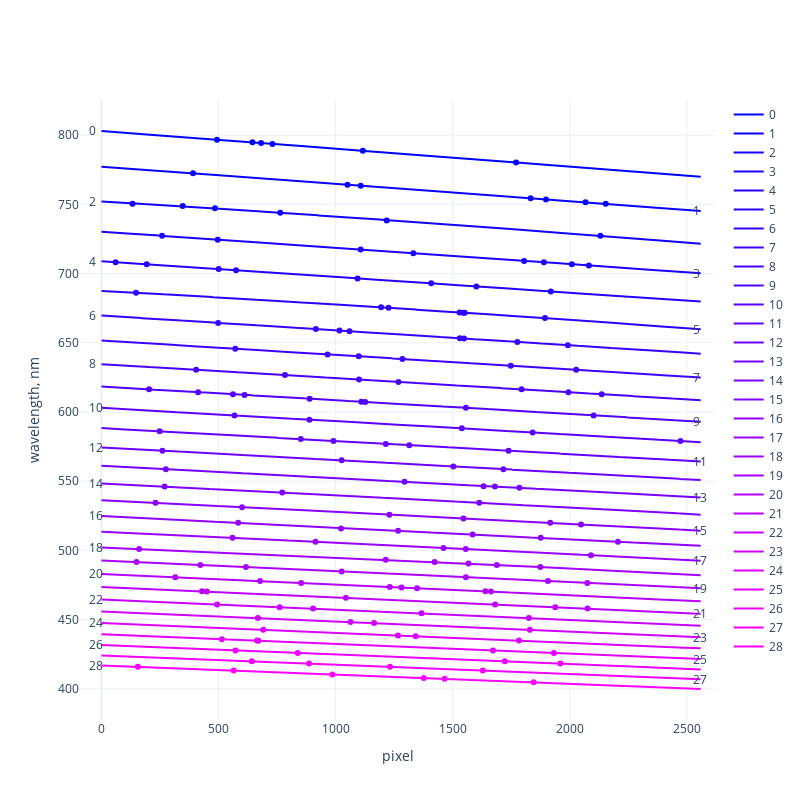

Notebook cell for this chart:
### Code cell
bpth = '../src/echelle_spectra/resources/calibration_files/'
fpth = bpth + 'Th_wavelength_CMOS_20240305.txt'
names = ['ord', 'from', 'to', 'center', 'wavelength', 'band']
wcal = pd.read_csv(fpth, sep='\t', comment='#', names=names)

ab = lambda x: 1 if x < 3 else 2

orders = range(29)
clrs = [
    f'rgb({rgb[0]}, {rgb[1]}, {rgb[2]})' 
    for rgb in np.linspace((0, 0, 255), (255, 0, 255), len(orders))
        ] 
wfits = {}
fig = go.Figure()

for j, nord in enumerate(orders):
    p = wcal[wcal['ord'] == nord]['center']
    w = wcal[wcal['ord'] == nord]['wavelength']
    f = np.poly1d(np.polyfit(p, w, ab(len(p))))
    wfits[nord] = f
    x = np.arange(cb.DIMW)
    
    fig.add_trace(go.Scatter(x=x, y=f(x), mode='lines', name=str(nord), line=dict(color=clrs[j])))
    fig.add_trace(go.Scatter(x=p, y=w, mode='markers', marker=dict(color=clrs[j]), showlegend=False))
    #fig.add_annotation(x=-0, y=f(0), text=str(nord), align='right', valign='middle')

    if j % 2 == 0:  # Alternate between left and right annotations
        x_coord = -20
        align = 'right'
        arrow_direction = 0    
    else:
        x_coord = cb.DIMW
        align = 'right'
        arrow_direction = 0        
    
    fig.add_annotation(
        x=x_coord, y=f(x_coord), text=str(nord),
        valign='middle',ay=arrow_direction,
        xanchor='left'
        )


fig.update_layout(
    xaxis_title='pixel',
    yaxis_title='wavelength, nm',
    template='plotly_white',
    height=800,  # Set height to 600 pixels
    width=800    # Set width to 800 pixels
)

# Show the figure
fig.show()

### Figure 1 — Plotly figure (JSON) as saved in the notebook; plotly's stock layout.template omitted (floating-point values rounded to 4 significant figures; data arrays with more than 128 entries replaced by an {"elided": "..."} marker saying what was removed)
{"data": [{"line": {"color": "rgb(0.0, 0.0, 255.0)"}, "mode": "lines", "name": "0", "type": "scatter", "x": {"elided": "2560 int values"}, "y": {"elided": "2560 float values"}}, {"marker": {"color": "rgb(0.0, 0.0, 255.0)"}, "mode": "markers", "showlegend": false, "type": "scatter", "x": [644.6, 681.8, 730.1, 1116.0, 493.4, 1771.0], "y": [794.8, 794.3, 793.7, 788.7, 796.7, 780.3]}, {"line": {"color": "rgb(9.107142857142856, 0.0, 255.0)"}, "mode": "lines", "name": "1", "type": "scatter", "x": {"elided": "2560 int values"}, "y": {"elided": "2560 float values"}}, {"marker": {"color": "rgb(9.107142857142856, 0.0, 255.0)"}, "mode": "markers", "showlegend": false, "type": "scatter", "x": [390.9, 1107.0, 1833.0, 1898.0, 2067.0, 2154.0, 1051.0], "y": [772.4, 763.5, 754.4, 753.6, 751.5, 750.4, 764.2]}, {"line": {"color": "rgb(18.21428571428571, 0.0, 255.0)"}, "mode": "lines", "name": "2", "type": "scatter", "x": {"elided": "2560 int values"}, "y": {"elided": "2560 float values"}}, {"marker": {"color": "rgb(18.21428571428571, 0.0, 255.0)"}, "mode": "markers", "showlegend": false, "type": "scatter", "x": [132.8, 346.9, 484.6, 763.4, 1218.0, 2131.0], "y": [750.4, 748.9, 747.2, 743.9, 738.4, 727.3]}, {"line": {"color": "rgb(27.32142857142857, 0.0, 255.0)"}, "mode": "lines", "name": "3", "type": "scatter", "x": {"elided": "2560 int values"}, "y": {"elided": "2560 float values"}}, {"marker": {"color": "rgb(27.32142857142857, 0.0, 255.0)"}, "mode": "markers", "showlegend": false, "type": "scatter", "x": [258.7, 496.4, 1107.0, 1332.0, 2009.0, 2081.0, 1805.0, 1889.0], "y": [727.3, 724.5, 717.4, 714.7, 706.7, 705.9, 709.2, 708.2]}, {"line": {"color": "rgb(36.42857142857142, 0.0, 255.0)"}, "mode": "lines", "name": "4", "type": "scatter", "x": {"elided": "2560 int values"}, "y": {"elided": "2560 float values"}}, {"marker": {"color": "rgb(36.42857142857142, 0.0, 255.0)"}, "mode": "markers", "showlegend": false, "type": "scatter", "x": [193.1, 500.5, 574.6, 1093.0, 1408.0, 1919.0, 60.04, 1601.0], "y": [706.7, 703.2, 702.4, 696.5, 692.9, 687.1, 708.2, 690.7]}, {"line": {"color": "rgb(45.535714285714285, 0.0, 255.0)"}, "mode": "lines", "name": "5", "type": "scatter", "x": {"elided": "2560 int values"}, "y": {"elided": "2560 float values"}}, {"marker": {"color": "rgb(45.535714285714285, 0.0, 255.0)"}, "mode": "markers", "showlegend": false, "type": "scatter", "x": [147.7, 1194.0, 1226.0, 1545.0, 1529.0, 1894.0, 1552.0], "y": [686.1, 675.6, 675.3, 671.7, 671.9, 667.8, 671.6]}, {"line": {"color": "rgb(54.64285714285714, 0.0, 255.0)"}, "mode": "lines", "name": "6", "type": "scatter", "x": {"elided": "2560 int values"}, "y": {"elided": "2560 float values"}}, {"marker": {"color": "rgb(54.64285714285714, 0.0, 255.0)"}, "mode": "markers", "showlegend": false, "type": "scatter", "x": [1776.0, 1530.0, 915.4, 1992.0, 1548.0, 1059.0, 1016.0, 498.1], "y": [650.7, 653.3, 659.9, 648.3, 653.1, 658.4, 658.9, 664.4]}, {"line": {"color": "rgb(63.75, 0.0, 255.0)"}, "mode": "lines", "name": "7", "type": "scatter", "x": {"elided": "2560 int values"}, "y": {"elided": "2560 float values"}}, {"marker": {"color": "rgb(63.75, 0.0, 255.0)"}, "mode": "markers", "showlegend": false, "type": "scatter", "x": [1098.0, 1285.0, 1748.0, 2027.0, 965.4, 571.3], "y": [640.2, 638.3, 633.4, 630.5, 641.6, 645.7]}, {"line": {"color": "rgb(72.85714285714285, 0.0, 255.0)"}, "mode": "lines", "name": "8", "type": "scatter", "x": {"elided": "2560 int values"}, "y": {"elided": "2560 float values"}}, {"marker": {"color": "rgb(72.85714285714285, 0.0, 255.0)"}, "mode": "markers", "showlegend": false, "type": "scatter", "x": [2136.0, 1994.0, 1794.0, 1268.0, 783.6, 404.4, 1100.0], "y": [612.8, 614.3, 616.4, 621.7, 626.6, 630.5, 623.4]}, {"line": {"color": "rgb(81.96428571428572, 0.0, 255.0)"}, "mode": "lines", "name": "9", "type": "scatter", "x": {"elided": "2560 int values"}, "y": {"elided": "2560 float values"}}, {"marker": {"color": "rgb(81.96428571428572, 0.0, 255.0)"}, "mode": "markers", "showlegend": false, "type": "scatter", "x": [2102.0, 1556.0, 1110.0, 889.0, 561.3, 412.6, 203.2, 611.1, 1126.0], "y": [597.6, 603.0, 607.4, 609.6, 612.8, 614.3, 616.4, 612.3, 607.3]}, {"line": {"color": "rgb(91.07142857142857, 0.0, 255.0)"}, "mode": "lines", "name": "10", "type": "scatter", "x": {"elided": "2560 int values"}, "y": {"elided": "2560 float values"}}, {"marker": {"color": "rgb(91.07142857142857, 0.0, 255.0)"}, "mode": "markers", "showlegend": false, "type": "scatter", "x": [1841.0, 1539.0, 887.7, 568.1, 2472.0], "y": [585.2, 588.2, 594.5, 597.6, 579.1]}, {"line": {"color": "rgb(100.17857142857143, 0.0, 255.0)"}, "mode": "lines", "name": "11", "type": "scatter", "x": {"elided": "2560 int values"}, "y": {"elided": "2560 float values"}}, {"marker": {"color": "rgb(100.17857142857143, 0.0, 255.0)"}, "mode": "markers", "showlegend": false, "type": "scatter", "x": [1739.0, 1314.0, 851.2, 248.4, 990.4, 1214.0], "y": [572.0, 576.1, 580.4, 586.0, 579.1, 577.0]}, {"line": {"color": "rgb(109.28571428571428, 0.0, 255.0)"}, "mode": "lines", "name": "12", "type": "scatter", "x": {"elided": "2560 int values"}, "y": {"elided": "2560 float values"}}, {"marker": {"color": "rgb(109.28571428571428, 0.0, 255.0)"}, "mode": "markers", "showlegend": false, "type": "scatter", "x": [260.3, 1025.0, 1503.0, 1716.0], "y": [572.0, 565.1, 560.7, 558.7]}, {"line": {"color": "rgb(118.39285714285715, 0.0, 255.0)"}, "mode": "lines", "name": "13", "type": "scatter", "x": {"elided": "2560 int values"}, "y": {"elided": "2560 float values"}}, {"marker": {"color": "rgb(118.39285714285715, 0.0, 255.0)"}, "mode": "markers", "showlegend": false, "type": "scatter", "x": [274.9, 1294.0, 1632.0, 1785.0, 1680.0], "y": [558.7, 549.6, 546.4, 545.2, 546.1]}, {"line": {"color": "rgb(127.5, 0.0, 255.0)"}, "mode": "lines", "name": "14", "type": "scatter", "x": {"elided": "2560 int values"}, "y": {"elided": "2560 float values"}}, {"marker": {"color": "rgb(127.5, 0.0, 255.0)"}, "mode": "markers", "showlegend": false, "type": "scatter", "x": [771.9, 1613.0, 269.5], "y": [541.7, 534.4, 546.1]}, {"line": {"color": "rgb(136.60714285714286, 0.0, 255.0)"}, "mode": "lines", "name": "15", "type": "scatter", "x": {"elided": "2560 int values"}, "y": {"elided": "2560 float values"}}, {"marker": {"color": "rgb(136.60714285714286, 0.0, 255.0)"}, "mode": "markers", "showlegend": false, "type": "scatter", "x": [1229.0, 1546.0, 231, 600.4, 1916.0, 2048.0], "y": [525.8, 523.1, 534.4, 531.2, 519.9, 518.7]}, {"line": {"color": "rgb(145.7142857142857, 0.0, 255.0)"}, "mode": "lines", "name": "16", "type": "scatter", "x": {"elided": "2560 int values"}, "y": {"elided": "2560 float values"}}, {"marker": {"color": "rgb(145.7142857142857, 0.0, 255.0)"}, "mode": "markers", "showlegend": false, "type": "scatter", "x": [1585.0, 583.8, 1023.0, 1267.0, 1876.0, 2205.0], "y": [511.5, 519.9, 515.9, 514.2, 509.1, 506.2]}, {"line": {"color": "rgb(154.82142857142856, 0.0, 255.0)"}, "mode": "lines", "name": "17", "type": "scatter", "x": {"elided": "2560 int values"}, "y": {"elided": "2560 float values"}}, {"marker": {"color": "rgb(154.82142857142856, 0.0, 255.0)"}, "mode": "markers", "showlegend": false, "type": "scatter", "x": [559.8, 914.3, 1461.0, 1556.0, 2090.0], "y": [509.1, 506.2, 501.7, 500.9, 496.5]}, {"line": {"color": "rgb(163.92857142857144, 0.0, 255.0)"}, "mode": "lines", "name": "18", "type": "scatter", "x": {"elided": "2560 int values"}, "y": {"elided": "2560 float values"}}, {"marker": {"color": "rgb(163.92857142857144, 0.0, 255.0)"}, "mode": "markers", "showlegend": false, "type": "scatter", "x": [160.7, 1214.0, 1567.0, 1688.0, 1874.0, 1423.0], "y": [500.9, 493.3, 490.5, 489.5, 488.0, 491.6]}, {"line": {"color": "rgb(173.0357142857143, 0.0, 255.0)"}, "mode": "lines", "name": "19", "type": "scatter", "x": {"elided": "2560 int values"}, "y": {"elided": "2560 float values"}}, {"marker": {"color": "rgb(173.0357142857143, 0.0, 255.0)"}, "mode": "markers", "showlegend": false, "type": "scatter", "x": [422.2, 616.8, 1026.0, 1556.0, 1906.0, 2075.0, 149.8], "y": [489.5, 488.0, 484.8, 480.6, 477.8, 476.5, 491.6]}, {"line": {"color": "rgb(182.14285714285714, 0.0, 255.0)"}, "mode": "lines", "name": "20", "type": "scatter", "x": {"elided": "2560 int values"}, "y": {"elided": "2560 float values"}}, {"marker": {"color": "rgb(182.14285714285714, 0.0, 255.0)"}, "mode": "markers", "showlegend": false, "type": "scatter", "x": [314.9, 677.1, 852.6, 1231.0, 1281.0, 1348.0, 1640.0, 1663.0], "y": [480.6, 477.8, 476.5, 473.6, 473.2, 472.7, 470.4, 470.2]}, {"line": {"color": "rgb(191.25, 0.0, 255.0)"}, "mode": "lines", "name": "21", "type": "scatter", "x": {"elided": "2560 int values"}, "y": {"elided": "2560 float values"}}, {"marker": {"color": "rgb(191.25, 0.0, 255.0)"}, "mode": "markers", "showlegend": false, "type": "scatter", "x": [429.1, 449.9, 1044.0, 1681.0, 1938.0, 2076.0], "y": [470.4, 470.2, 465.8, 461.0, 459.0, 457.9]}, {"line": {"color": "rgb(200.35714285714286, 0.0, 255.0)"}, "mode": "lines", "name": "22", "type": "scatter", "x": {"elided": "2560 int values"}, "y": {"elided": "2560 float values"}}, {"marker": {"color": "rgb(200.35714285714286, 0.0, 255.0)"}, "mode": "markers", "showlegend": false, "type": "scatter", "x": [493.9, 760.8, 903.9, 1367.0, 1825.0], "y": [461.0, 459.0, 457.9, 454.5, 451.1]}, {"line": {"color": "rgb(209.4642857142857, 0.0, 255.0)"}, "mode": "lines", "name": "23", "type": "scatter", "x": {"elided": "2560 int values"}, "y": {"elided": "2560 float values"}}, {"marker": {"color": "rgb(209.4642857142857, 0.0, 255.0)"}, "mode": "markers", "showlegend": false, "type": "scatter", "x": [667.7, 1064.0, 1164.0, 1829.0], "y": [451.1, 448.2, 447.5, 442.6]}, {"line": {"color": "rgb(218.57142857142856, 0.0, 255.0)"}, "mode": "lines", "name": "24", "type": "scatter", "x": {"elided": "2560 int values"}, "y": {"elided": "2560 float values"}}, {"marker": {"color": "rgb(218.57142857142856, 0.0, 255.0)"}, "mode": "markers", "showlegend": false, "type": "scatter", "x": [691.0, 1266.0, 1342.0, 1783.0], "y": [442.6, 438.5, 438.0, 434.8]}, {"line": {"color": "rgb(227.67857142857144, 0.0, 255.0)"}, "mode": "lines", "name": "25", "type": "scatter", "x": {"elided": "2560 int values"}, "y": {"elided": "2560 float values"}}, {"marker": {"color": "rgb(227.67857142857144, 0.0, 255.0)"}, "mode": "markers", "showlegend": false, "type": "scatter", "x": [664.4, 1672.0, 1932.0, 514.1, 669.9], "y": [434.8, 427.8, 425.9, 435.8, 434.7]}, {"line": {"color": "rgb(236.7857142857143, 0.0, 255.0)"}, "mode": "lines", "name": "26", "type": "scatter", "x": {"elided": "2560 int values"}, "y": {"elided": "2560 float values"}}, {"marker": {"color": "rgb(236.7857142857143, 0.0, 255.0)"}, "mode": "markers", "showlegend": false, "type": "scatter", "x": [572.3, 837.8, 1723.0, 1960.0], "y": [427.8, 425.9, 419.8, 418.2]}, {"line": {"color": "rgb(245.89285714285714, 0.0, 255.0)"}, "mode": "lines", "name": "27", "type": "scatter", "x": {"elided": "2560 int values"}, "y": {"elided": "2560 float values"}}, {"marker": {"color": "rgb(245.89285714285714, 0.0, 255.0)"}, "mode": "markers", "showlegend": false, "type": "scatter", "x": [642.1, 886.5, 1232.0, 1629.0], "y": [419.8, 418.2, 415.9, 413.2]}, {"line": {"color": "rgb(255.0, 0.0, 255.0)"}, "mode": "lines", "name": "28", "type": "scatter", "x": {"elided": "2560 int values"}, "y": {"elided": "2560 float values"}}, {"marker": {"color": "rgb(255.0, 0.0, 255.0)"}, "mode": "markers", "showlegend": false, "type": "scatter", "x": [155.3, 564.3, 985.9, 1465.0, 1376.0, 1845.0], "y": [415.9, 413.2, 410.4, 407.2, 407.8, 404.7]}], "layout": {"annotations": [{"ay": 0, "text": "0", "valign": "middle", "x": -20, "xanchor": "left", "y": 803.3}, {"ay": 0, "text": "1", "valign": "middle", "x": 2560, "xanchor": "left", "y": 745.3}, {"ay": 0, "text": "2", "valign": "middle", "x": -20, "xanchor": "left", "y": 752.4}, {"ay": 0, "text": "3", "valign": "middle", "x": 2560, "xanchor": "left", "y": 700.2}, {"ay": 0, "text": "4", "valign": "middle", "x": -20, "xanchor": "left", "y": 709.1}, {"ay": 0, "text": "5", "valign": "middle", "x": 2560, "xanchor": "left", "y": 659.8}, {"ay": 0, "text": "6", "valign": "middle", "x": -20, "xanchor": "left", "y": 669.8}, {"ay": 0, "text": "7", "valign": "middle", "x": 2560, "xanchor": "left", "y": 624.8}, {"ay": 0, "text": "8", "valign": "middle", "x": -20, "xanchor": "left", "y": 634.7}, {"ay": 0, "text": "9", "valign": "middle", "x": 2560, "xanchor": "left", "y": 593.0}, {"ay": 0, "text": "10", "valign": "middle", "x": -20, "xanchor": "left", "y": 603.2}, {"ay": 0, "text": "11", "valign": "middle", "x": 2560, "xanchor": "left", "y": 564.2}, {"ay": 0, "text": "12", "valign": "middle", "x": -20, "xanchor": "left", "y": 574.5}, {"ay": 0, "text": "13", "valign": "middle", "x": 2560, "xanchor": "left", "y": 538.2}, {"ay": 0, "text": "14", "valign": "middle", "x": -20, "xanchor": "left", "y": 548.5}, {"ay": 0, "text": "15", "valign": "middle", "x": 2560, "xanchor": "left", "y": 514.2}, {"ay": 0, "text": "16", "valign": "middle", "x": -20, "xanchor": "left", "y": 524.9}, {"ay": 0, "text": "17", "valign": "middle", "x": 2560, "xanchor": "left", "y": 492.6}, {"ay": 0, "text": "18", "valign": "middle", "x": -20, "xanchor": "left", "y": 502.1}, {"ay": 0, "text": "19", "valign": "middle", "x": 2560, "xanchor": "left", "y": 472.6}, {"ay": 0, "text": "20", "valign": "middle", "x": -20, "xanchor": "left", "y": 483.1}, {"ay": 0, "text": "21", "valign": "middle", "x": 2560, "xanchor": "left", "y": 454.2}, {"ay": 0, "text": "22", "valign": "middle", "x": -20, "xanchor": "left", "y": 464.7}, {"ay": 0, "text": "23", "valign": "middle", "x": 2560, "xanchor": "left", "y": 437.2}, {"ay": 0, "text": "24", "valign": "middle", "x": -20, "xanchor": "left", "y": 447.6}, {"ay": 0, "text": "25", "valign": "middle", "x": 2560, "xanchor": "left", "y": 421.5}, {"ay": 0, "text": "26", "valign": "middle", "x": -20, "xanchor": "left", "y": 431.8}, {"ay": 0, "text": "27", "valign": "middle", "x": 2560, "xanchor": "left", "y": 406.8}, {"ay": 0, "text": "28", "valign": "middle", "x": -20, "xanchor": "left", "y": 417.0}], "height": 800, "width": 800, "xaxis": {"title": {"text": "pixel"}}, "yaxis": {"title": {"text": "wavelength, nm"}}}}
